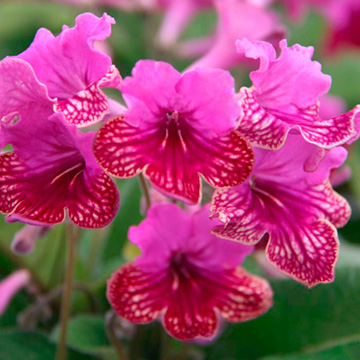
%> input picture MATLab-Assignment/flower.jpg, 360 x 360 px
$ octave Bab_13_No_15.m   (GNU Octave 9; MATLAB toolbox functions it lacks are replaced by stand-ins)
%> lines starting %> are read from the running program, lines starting %| are printed output that depends on the picture
clear
clc

image = imread('flower.jpg');
%> image is the input picture: size 360x360x3 uint8; mean R, G, B 158.8, 71.9, 110.6
new1 = image + 100;
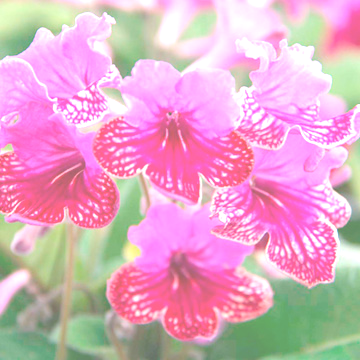
%> new1: size 360x360x3 uint8; mean R, G, B 223.6, 171.3, 197.4
new2 = image - 100;
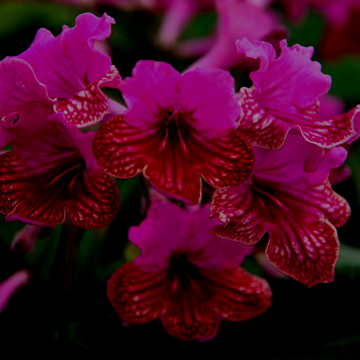
%> new2: size 360x360x3 uint8; mean R, G, B 71.9, 8.5, 34.7
random = uint8(randi(100,size(image)))
new3 = image + random;
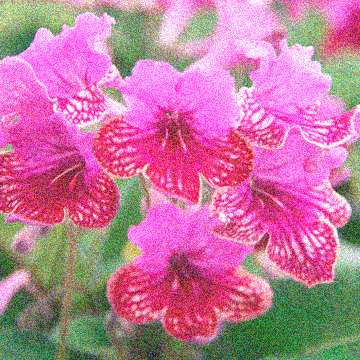
%> new3: size 360x360x3 uint8; mean R, G, B 195.5, 122.3, 157


subplot(2,2,1), imshow(image)
title('Original Image')
subplot(2,2,2), imshow(new1)
title('Uniform +100')
subplot(2,2,3), imshow(new2)
title('Uniform -100')
subplot(2,2,4), imshow(new3)
title('Random(1-100)')
